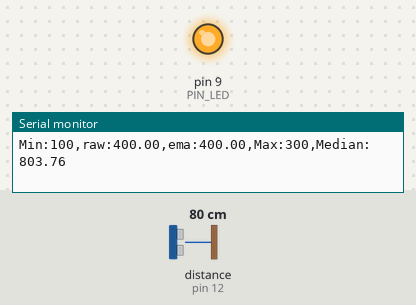
A sketch run on a simulated Arduino Uno, built with avr-gcc and run on an emulated ATmega328P. Parts: output pins drawn as LEDs (lit = HIGH), the last lines printed to the serial monitor. Wiring (inferred from the names in the program): ultrasonic range finder: trigger pin 11; echo pin 12. Inputs (shaded band) come from the test bench; at power-on: distance to the obstacle (sensor on pin 12) 80 cm. The echo pulse lasts 58.3 µs per cm; pins used as bus, display or sensor lines are not drawn.

Above: at 1.2 s.
1.3 s: distance to the obstacle (sensor on pin 12) set to 18 cm
At 1.8 s:
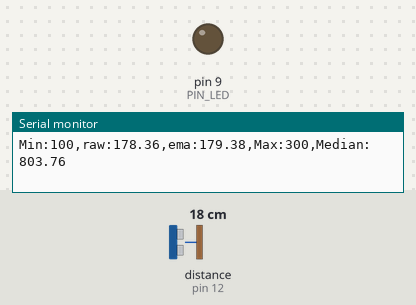
2.8 s: distance to the obstacle (sensor on pin 12) set to 12 cm
4.3 s: distance to the obstacle (sensor on pin 12) set to 9 cm
At 5.2 s:
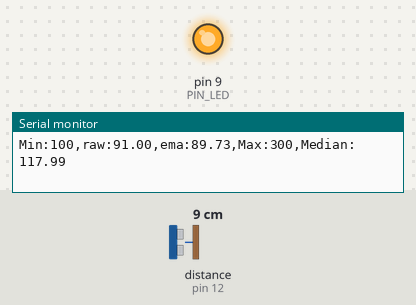
Timing chart, 0 to 7.3 s (numbered marks = the images above; inputs shaded):
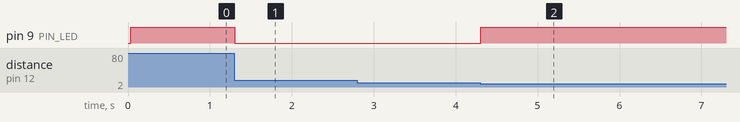

The sketch:

09_example_1_real.ino
```cpp
// Arduino pin assignment
#define PIN_LED 9
#define PIN_TRIG 11
#define PIN_ECHO 12

// configurable parameters
#define SND_VEL 346.0     // sound velocity at 24 celsius degree (unit: m/sec)
#define INTERVAL 25       // sampling interval (unit: msec)
#define PULSE_DURATION 10 // ultra-sound Pulse Duration (unit: usec)
#define _DIST_MIN 100     // minimum distance to be measured (unit: mm)
#define _DIST_MAX 300     // maximum distance to be measured (unit: mm)

#define TIMEOUT ((INTERVAL / 2) * 1000.0) // maximum echo waiting time (unit: usec)
#define SCALE (0.001 * 0.5 * SND_VEL)     // coefficent to convert duration to distance

#define N 30

// global variables
unsigned long last_sampling_time;   // unit: msec
float dist_prev = _DIST_MAX;        // Distance last-measured
float dist_ema;
float dist_median;                  // EMA distance
float alpha;
boolean start;
int n;
float dist[N];
float stack[N];

void setup() {
  // initialize GPIO pins
  alpha = 0.5f;
  start = 0;
  n = 1;

  pinMode(PIN_LED, OUTPUT);
  pinMode(PIN_TRIG, OUTPUT);
  pinMode(PIN_ECHO, INPUT);

  digitalWrite(PIN_TRIG, LOW);

  // initialize serial port
  Serial.begin(57600);

  dist_ema = 0.5f * (_DIST_MIN + _DIST_MAX);
}

void loop() {
  float dist_raw, dist_filtered;

  // wait until next sampling time.
  // millis() returns the number of milliseconds since the program started.
  // will overflow after 50 days.
  if (millis() < last_sampling_time + INTERVAL)
    return;

  // get a distance reading from the USS
  dist_raw = USS_measure(PIN_TRIG, PIN_ECHO);

  dist_ema = alpha * dist_raw + (1.0f - alpha) * dist_ema;

  dist[n - 1] = dist_raw;

  if (n == N) {
    float arr[N];

    for (int i = 0; i < N; i++) {
      arr[i] = dist[i];
    }

    for (int i = 0; i < N - 1; i++) {
      for (int j = 0; j < N - 1 - i; j++) {
        if (arr[j] > arr[j + 1]) {
          float temp = arr[j];
          arr[j] = arr[j + 1];
          arr[j + 1] = temp;
        }
      }
    }

    if (N % 2 == 0) {
      dist_median = 0.5f * (arr[N / 2 - 1] + arr[N / 2]);
    } else {
      dist_median = arr[N / 2];
    }

    n = 1;
  } else {
    n++;
  }

  // output the distance to the serial port
  Serial.print("Min:");
  Serial.print(_DIST_MIN);

  Serial.print(",raw:");
  Serial.print(min(dist_raw, _DIST_MAX + 100));

  Serial.print(",ema:");
  Serial.print(min(dist_ema, _DIST_MAX + 100));

  Serial.print(",Max:");
  Serial.print(_DIST_MAX);

  Serial.print(",Median: ");
  Serial.print(dist_median);

  Serial.println("");

  // do something here
  if ((dist_raw < _DIST_MIN) || (dist_raw > _DIST_MAX))
    digitalWrite(PIN_LED, 1); // LED OFF
  else
    digitalWrite(PIN_LED, 0); // LED ON

  // update last sampling time
  last_sampling_time += INTERVAL;
}

// get a distance reading from USS. return value is in millimeter.
float USS_measure(int TRIG, int ECHO) {
  digitalWrite(TRIG, HIGH);
  delayMicroseconds(PULSE_DURATION);
  digitalWrite(TRIG, LOW);

  return pulseIn(ECHO, HIGH, TIMEOUT) * SCALE; // unit: mm
}
```

Measured:
- the behaviour switches between 11 and 10 cm on distance to the obstacle (sensor on pin 12) (found by bisection; images 1 and 2)
- after the input at 1.3 s, pin 9 (PIN_LED): HIGH → LOW at once
- after the input at 4.3 s, pin 9 (PIN_LED): LOW → HIGH at once
